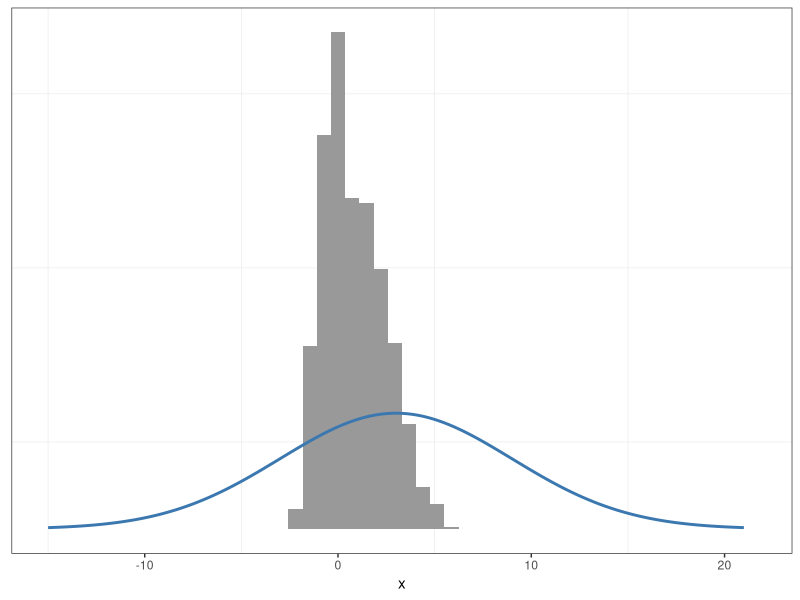
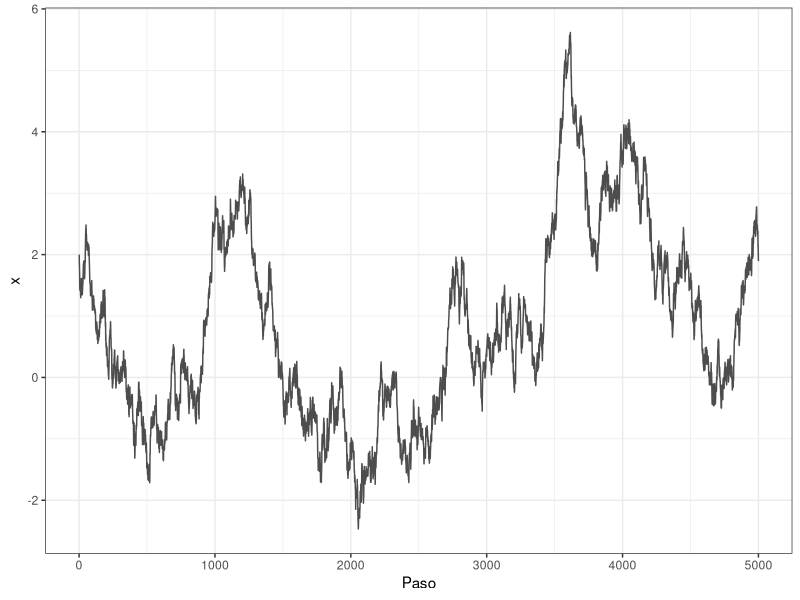
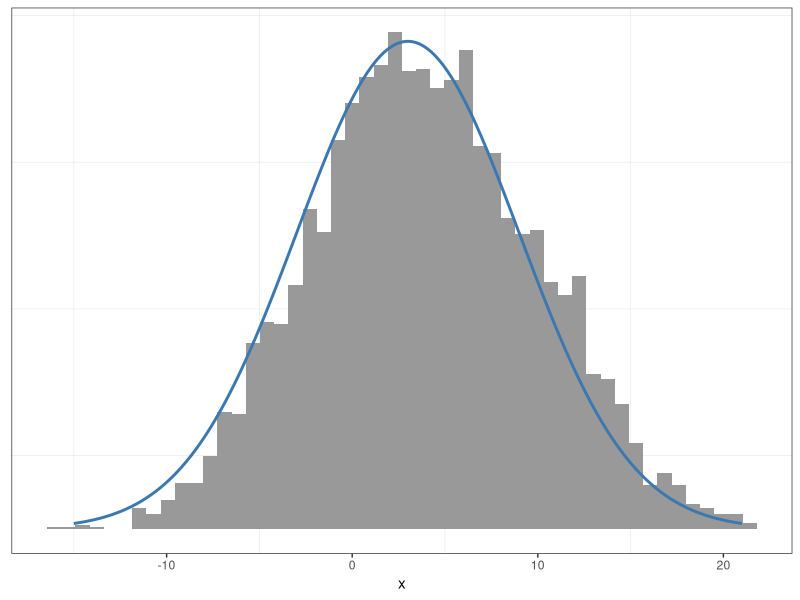
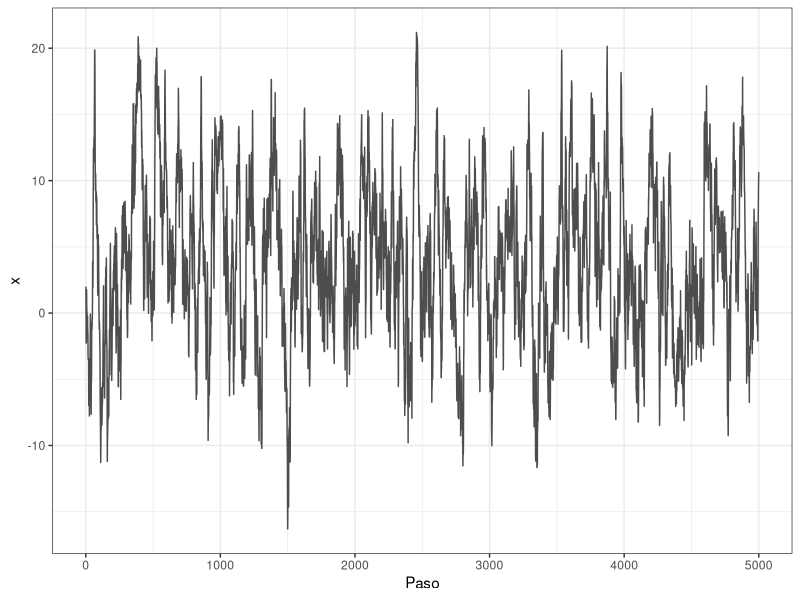
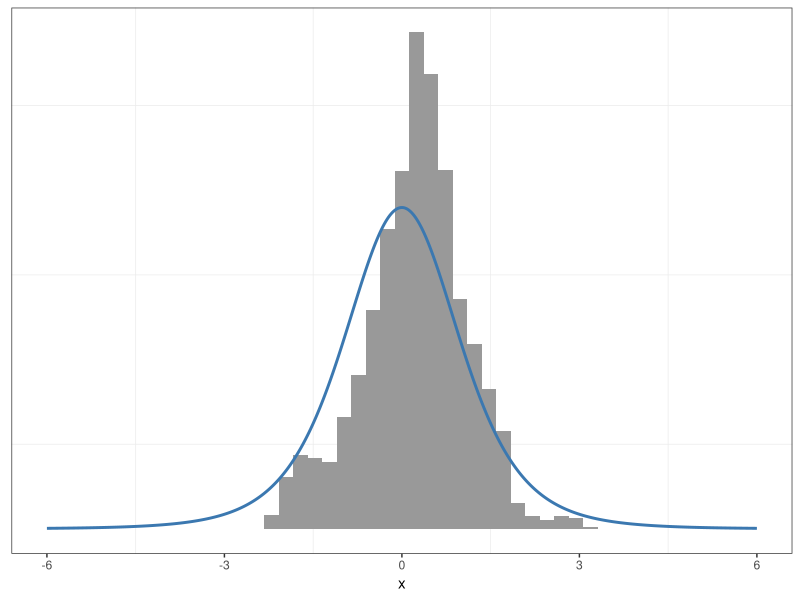
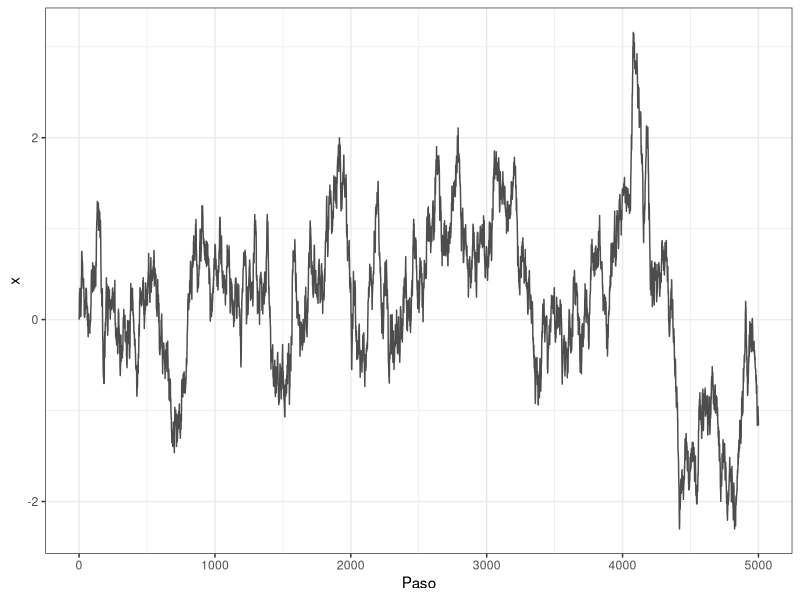
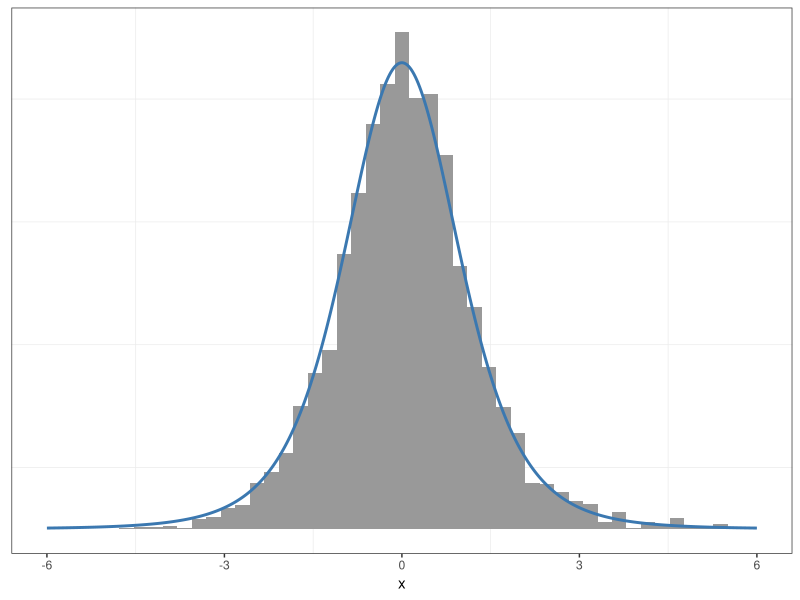
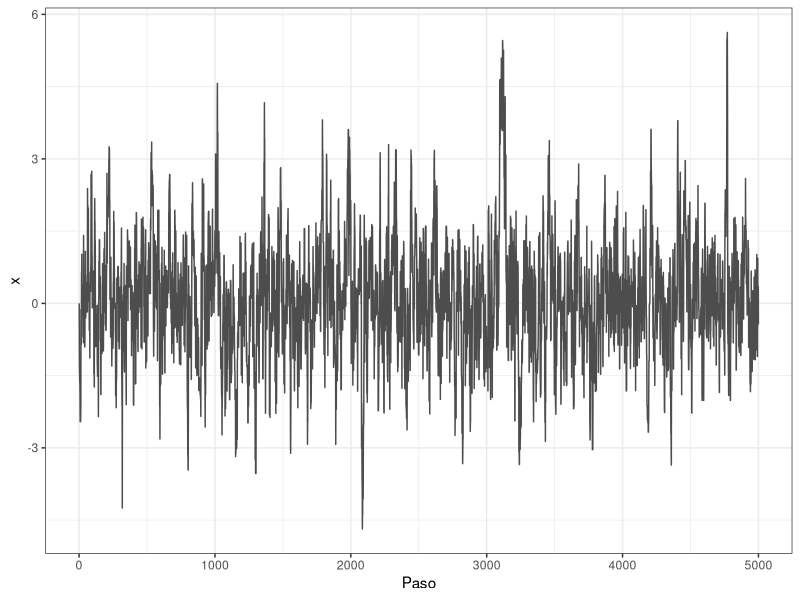

Generate these figures, in order, with R:
## ---- chunk 1
library(ggplot2)

graficar_distribucion <- function(x_muestras, x_grid, p_grid) {
    # Graficar histograma de las muestras con la curva de densidad teórica superpuesta.
    plt <- ggplot() +
        geom_histogram(
            aes(x = x, y = after_stat(density)),
            fill = "grey60",
            bins = 50,
            data = data.frame(x = x_muestras)
        ) +
        geom_line(
            aes(x = x, y = y),
            color = "#3b78b0",
            linewidth = 1,
            data = data.frame(x = x_grid, y = p_grid)
        ) +
        labs(y = NULL) +
        theme_bw() +
        theme(
            panel.grid.major = element_blank(),
            axis.ticks.y = element_blank(),
            axis.text.y = element_blank(),
            legend.position = "none"
        )

    return(plt)
}

graficar_traza <- plot_trace <- function(x_muestras) {
    # Generar un _traceplot_ para una cadena de Markov.
    plt <- data.frame(x = seq_along(x_muestras), y = x_muestras) |>
        ggplot() +
        geom_line(aes(x = x, y = y), color = "grey30") +
        labs(x = "Paso", y = "x") +
        theme_bw()
        theme(
            panel.grid.major = element_blank(),
            axis.ticks.y = element_blank(),
            axis.text.y = element_blank(),
            legend.position = "none"
        )

    return(plt)
}

set.seed(12) # para que los resultados sean reproducibles
## ---- chunk 2
metropolis_hastings_normal <- function(n, x, p, sigma, verbose = FALSE) {
    # Algortimo de Metropolis Hastings en una dimensión.
    # La distribución de propuesta es normal.
    #
    # Parámetros
    #  ------------------------------------------------------------------------
    # | n        | Cantidad de muestras a obtener.                             |
    # | x        | Posición inicial del algoritmo.                             |
    # | p        | Función de densidad objetivo, normalizada o sin normalizar. |
    # | sigma    | Desvío estándar de la distribución de propuesta normal.     |
    # | verbose  | Indica si se muestran mensajes con información del          |
    # |            algoritmo en cada paso.                                     |
    #  ------------------------------------------------------------------------
    #
    # Salida
    #  ------------------------------------------------------------------------
    # | muestras | Vector con las muestras obtenidas.                          |
    #  ------------------------------------------------------------------------

    muestras <- numeric(n)
    muestras[1] <- x

    # Iterar desde i = 1 hasta i = n - 1
    for (i in seq_len(n - 1)) {
        # Paso 1: Proponer un nuevo valor
        x_actual <- muestras[i]
        x_propuesto <- rnorm(1, mean = x_actual, sd = sigma)

        # Paso 2: Calcular probabilidad de aceptación
        p_actual <- p(x_actual)
        p_propuesto <- p(x_propuesto)

        # Corrección en base a la densidad de la distribución de propuesta
        q_propuesto <- dnorm(x_propuesto, mean = x_actual, sd = sigma)  # q(x_propuesto | x_actual)
        q_actual <- dnorm(x_actual, mean = x_propuesto, sd = sigma)     # q(x_actual | x_propuesto)

        alpha <- min(1, (p_propuesto / p_actual) * (q_actual / q_propuesto))

        # Paso 3: Dedicir si se acepta el valor propuesto
        u <- runif(1)
        aceptar <- u < alpha

        # Guardar posición
        if (aceptar) {
            muestras[i + 1] <- x_propuesto
        } else {
            muestras[i + 1] <- x_actual
        }

        # Si 'verbose' es TRUE, mostrar valores de variables relevantes
        if (verbose) {
            cat("-----------------------\n")
            cat("x_actual: ", x_actual, "x_propuesto", x_propuesto, "\n")
            cat("p_actual: ", p_actual, "p_propuesto", p_propuesto, "\n")
            cat("q_propuesto: ", q_propuesto, "q_actual", q_actual, "\n")
            cat("alpha:", alpha, "u:", u, "aceptar:", aceptar, "\n")
        }
    }

    return(muestras)
}
## ---- chunk 3
densidad <- function(x) dnorm(x, mean = 3, sd = 6)
x_grid <- seq(-15, 21, length.out = 500)
p_grid <- densidad(x_grid)
## ---- chunk 4
#| fig-height: 4
#| fig-width: 6
#| fig-align: center
muestras <- metropolis_hastings_normal(n = 5000, x = 2, p = densidad, sigma = 0.1)
graficar_distribucion(x_muestras = muestras, x_grid = x_grid, p_grid = p_grid)
## ---- chunk 5
#| fig-height: 4
#| fig-width: 9
#| fig-align: center
graficar_traza(x_muestras = muestras)
## ---- chunk 6
#| fig-height: 4
#| fig-width: 6
#| fig-align: center
muestras <- metropolis_hastings_normal(n = 5000, x = 2, p = densidad, sigma = 2)
graficar_distribucion(x_muestras = muestras, x_grid = x_grid, p_grid = p_grid)
## ---- chunk 7
#| fig-height: 4
#| fig-width: 9
#| fig-align: center
graficar_traza(x_muestras = muestras)
## ---- chunk 8
densidad <- function(x) dt(x, df = 5)
x_grid <- seq(-6, 6, length.out = 500)
p_grid <- densidad(x_grid)
## ---- chunk 9
#| fig-height: 4
#| fig-width: 6
#| fig-align: center
muestras <- metropolis_hastings_normal(n = 5000, x = 0, p = densidad, sigma = 0.1)
graficar_distribucion(x_muestras = muestras, x_grid = x_grid, p_grid = p_grid)
## ---- chunk 10
#| fig-height: 4
#| fig-width: 9
#| fig-align: center
graficar_traza(x_muestras = muestras)
## ---- chunk 11
#| fig-height: 4
#| fig-width: 6
#| fig-align: center
muestras <- metropolis_hastings_normal(n = 5000, x = 0, p = densidad, sigma = 1)
graficar_distribucion(x_muestras = muestras, x_grid = x_grid, p_grid = p_grid)
## ---- chunk 12
#| fig-height: 4
#| fig-width: 9
#| fig-align: center
graficar_traza(x_muestras = muestras)
## ---- chunk 13
densidad <- function(x) {
   (2 / 3) * dnorm(x, mean = 0, sd = 0.5) + (1 / 3) * dnorm(x, mean = 3, sd = 2)
}
x_grid <- seq(-5, 10, length.out = 500)
p_grid <- densidad(x_grid)
## ---- chunk 14
#| fig-height: 4
#| fig-width: 6
#| fig-align: center
muestras <- metropolis_hastings_normal(n = 5000, x = 0, p = densidad, sigma = 0.1)
graficar_distribucion(x_muestras = muestras, x_grid = x_grid, p_grid = p_grid)
## ---- chunk 15
#| fig-height: 4
#| fig-width: 9
#| fig-align: center
graficar_traza(x_muestras = muestras)
## ---- chunk 16
#| fig-height: 4
#| fig-width: 6
#| fig-align: center
muestras <- metropolis_hastings_normal(n = 5000, x = 0, p = densidad, sigma = 1.2)
graficar_distribucion(x_muestras = muestras, x_grid = x_grid, p_grid = p_grid)
## ---- chunk 17
#| fig-height: 4
#| fig-width: 9
#| fig-align: center
graficar_traza(x_muestras = muestras)
## ---- chunk 18
densidad <- function(x) dnorm(x, mean = 3, sd = 6)
x_grid <- seq(-15, 21, length.out = 500)
p_grid <- densidad(x_grid)
## ---- chunk 19
#| fig-height: 4
#| fig-width: 6
#| fig-align: center
muestras <- metropolis_hastings_normal(n = 5000, x = 60, p = densidad, sigma = 3)
graficar_distribucion(x_muestras = muestras, x_grid = x_grid, p_grid = p_grid)
## ---- chunk 20
#| fig-height: 4
#| fig-width: 9
#| fig-align: center
graficar_traza(x_muestras = muestras)
## ---- chunk 21
densidad <- function(x) {
   (2 / 3) * dnorm(x, mean = 0, sd = 0.5) + (1 / 3) * dnorm(x, mean = 3, sd = 2)
}
x_grid <- seq(-5, 10, length.out = 500)
p_grid <- densidad(x_grid)
## ---- chunk 22
#| fig-height: 4
#| fig-width: 6
#| fig-align: center
muestras <- metropolis_hastings_normal(n = 5000, x = -20, p = densidad, sigma = 1)
graficar_distribucion(x_muestras = muestras, x_grid = x_grid, p_grid = p_grid)
## ---- chunk 23
#| fig-height: 4
#| fig-width: 9
#| fig-align: center
graficar_traza(x_muestras = muestras)
